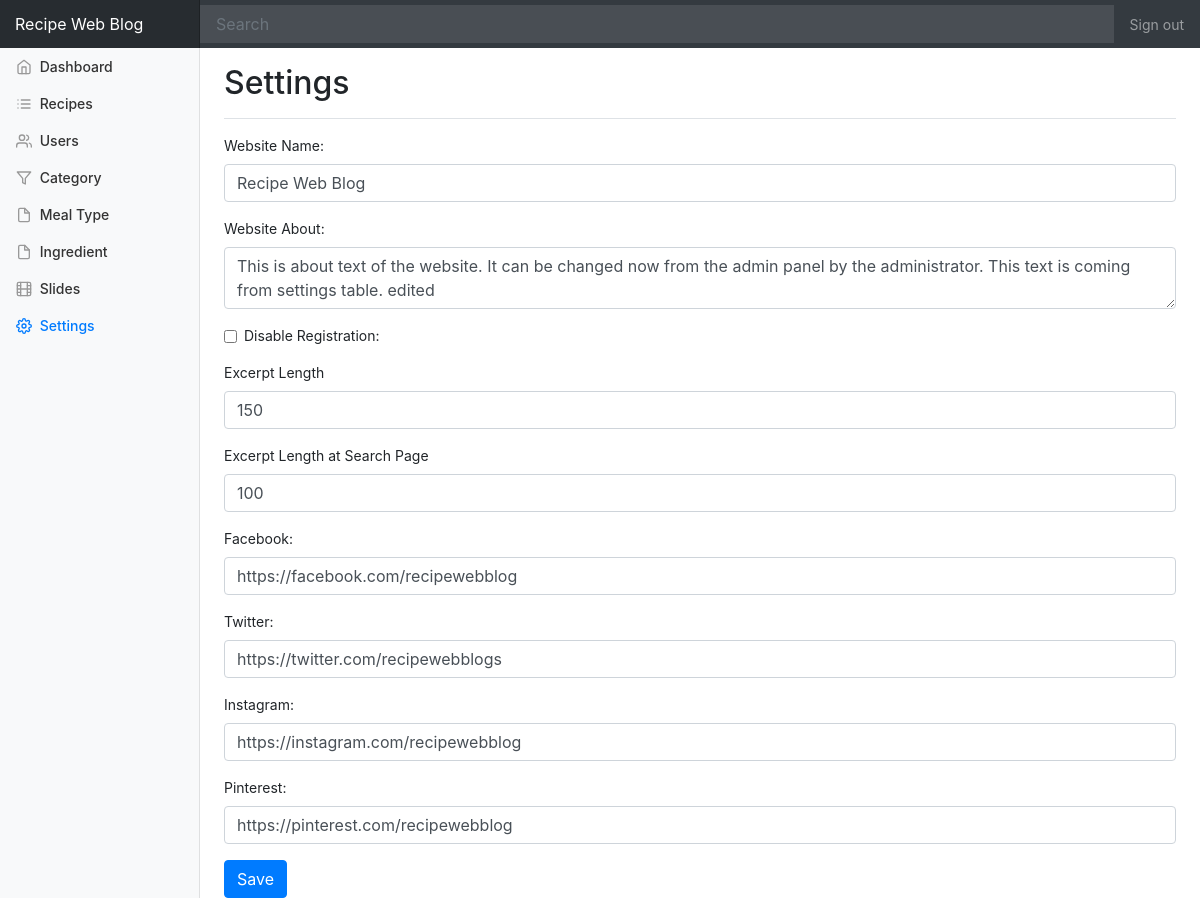
The app's page /dashboard/settings.php (signed in) with its own data.
### tables this page shows
CREATE TABLE `settings` (
  `id` int(10) UNSIGNED NOT NULL,
  `name` varchar(32) NOT NULL,
  `value` varchar(400) NOT NULL,
  `last_changed` timestamp NOT NULL DEFAULT CURRENT_TIMESTAMP
);

### includes/functions.php (called while the page is built, shortened)
<?php
function get_setting($name) {
  $table_name = 'settings';
  $db = (new Database())->getConnection();
  $stmt = $db->prepare('SELECT value FROM '. $table_name .' WHERE name = "'.$name.'" LIMIT 1');
  $stmt->execute();
  if($stmt->rowCount() > 0) {
    return $stmt->fetch()[0];
  } else {
    return null;
  }
}

### dashboard/settings.php (the view, shortened to what this page needs)
<?php
    $page_title = 'Settings';
?>
<?php include_once 'partials/header.php'; ?>
<div class="d-flex justify-content-between flex-wrap flex-md-nowrap align-items-center pb-2 mb-3 border-bottom">
    <h1 class="h2"><?php echo isset($page_title)? ucfirst($page_title): 'Dashboard'; ?></h1>
    </div>
    <div class="content">
          <div class="form">
            <form method="POST">
              <div class="form-group">
                <label for="st_websitename">Website Name:</label>
                <input type="text" name="website_name" class="form-control" value="<?php echo get_setting('website_name');?>" id="st_websitename">
              </div>
              <div class="form-group">
                <label for="st_about">Website About:</label>
                <textarea name="website_about" class="form-control" id="st_about"><?php echo get_setting('website_about');?> </textarea>
              </div>
              <div class="form-group form-check">
                <label class="form-check-label" for="disable-reg">
                  <input type="checkbox" class="form-check-input" name="disable_registration" id="disable-reg" <?php echo get_setting('disable_registration')==='on'? 'checked':''?> > Disable Registration:</label>
              </div>
              <div class="form-group">
                <label for="st_excerpt">Excerpt Length</label>
                <input type="text" name="excerpt_length" class="form-control" value="<?php echo get_setting('excerpt_length');?>" id="st_excerpt">
              </div>
              <div class="form-group">
                <label for="st_excerpt_search">Excerpt Length at Search Page</label>
                <input type="text" name="excerpt_length_search" class="form-control" value="<?php echo get_setting('excerpt_length_search');?>" id="st_excerpt_search">
              </div>
              <div class="form-group">
                <label for="st_fblink">Facebook:</label>
                <input type="text" name="facebook_link" class="form-control" value="<?php echo get_setting('facebook_link');?>" id="st_fblink">
              </div>
              <div class="form-group">
                <label for="st_twitter">Twitter:</label>
                <input type="text" name="twitter_link" class="form-control" value="<?php echo get_setting('twitter_link');?>" id="st_twitter">
              </div>
              <div class="form-group">
                <label for="st_insta">Instagram:</label>
                <input type="text" name="instagram_link" class="form-control" value="<?php echo get_setting('instagram_link');?>" id="st_insta">
              </div>
              <div class="form-group">
                <label for="st_pint">Pinterest:</label>
                <input type="text" name="pinterest_link" class="form-control" value="<?php echo get_setting('pinterest_link');?>" id="st_pint">
              </div>
              <button type="submit" class="btn btn-primary">Save</button>
            </form>
          </div>
        </div>
<?php include_once 'partials/footer.php';

### dashboard/partials/header.php (shortened to what this page needs)
<?php
  $website_name = get_setting('website_name');
?>
<!doctype html>
<html lang="en">
  <head>
    <link rel="stylesheet" href="../css/bootstrap.min.css" media="all" />
    <link href="../css/dashboard.css" rel="stylesheet">
  </head>
  <body>
    <nav class="navbar navbar-dark sticky-top bg-dark flex-md-nowrap p-0">
      <a class="navbar-brand col-sm-3 col-md-2 mr-0" href="../index.php"><?php echo $website_name? $website_name : get_config('app', 'name'); ?></a>
      <input class="form-control form-control-dark w-100" type="text" placeholder="Search" aria-label="Search">
      <ul class="navbar-nav px-3">
        <li class="nav-item text-nowrap">
          <a class="nav-link" href="../logout.php">Sign out</a>
        </li>
      </ul>
    </nav>
    <div class="container-fluid">
      <div class="row">
        <nav class="col-md-2 d-none d-md-block bg-light sidebar">
          <div class="sidebar-fixed pt-5">
            <ul class="nav flex-column">
              <li class="nav-item">
                <a class="nav-link <?php echo isset($page_title) && $page_title === 'Dashboard'? 'active':'';?>" href="index.php">
                  <span data-feather="home"></span>
                  Dashboard <?php echo isset($page_title) && $page_title === 'Dashboard'? '<span class="sr-only">(current)</span>':'';?>
                </a>
              </li>
              <li class="nav-item">
                <a class="nav-link <?php echo isset($page_title) && $page_title === 'Recipes'? 'active':'';?>" href="recipes.php">
                  <span data-feather="list"></span>
                  Recipes <?php echo isset($page_title) && $page_title === 'Recipes'? '<span class="sr-only">(current)</span>':'';?>
                </a>
              </li>
              <li class="nav-item">
                <a class="nav-link <?php echo isset($page_title) && $page_title === 'Users'? 'active':'';?>" href="users.php">
                  <span data-feather="users"></span>
                  Users <?php echo isset($page_title) && $page_title === 'Users'? '<span class="sr-only">(current)</span>':'';?>
                </a>
              </li>
              <li class="nav-item">
                <a class="nav-link <?php echo isset($page_title) && $page_title === 'Category'? 'active':'';?>" href="category.php">
                  <span data-feather="filter"></span>
                  Category <?php echo isset($page_title) && $page_title === 'Category'? '<span class="sr-only">(current)</span>':'';?>
                </a>
              </li>
              <li class="nav-item">
                <a class="nav-link <?php echo isset($page_title) && $page_title === 'Meal Type'? 'active':'';?>" href="meal_type.php">
                  <span data-feather="file"></span>
                  Meal Type <?php echo isset($page_title) && $page_title === 'Meal Type'? '<span class="sr-only">(current)</span>':'';?>
                </a>
              </li>
              <li class="nav-item">
                <a class="nav-link <?php echo isset($page_title) && $page_title === 'Ingredient'? 'active':'';?>" href="ingredient.php">
                  <span data-feather="file"></span>
                  Ingredient <?php echo isset($page_title) && $page_title === 'Ingredient'? '<span class="sr-only">(current)</span>':'';?>
                </a>
              </li>
              <li class="nav-item dropdown">
                <a class="nav-link <?php echo isset($page_title) && $page_title === 'Slides'? 'active':'';?>" href="slides.php" >
                  <span data-feather="film"></span>
                  Slides <?php echo isset($page_title) && $page_title === 'Slides'? '<span class="sr-only">(current)</span>':'';?>
                </a>
              </li>
              <li class="nav-item">
                <a class="nav-link <?php echo isset($page_title) && $page_title === 'Settings'? 'active':'';?>" href="settings.php">
                  <span data-feather="settings"></span>
                  Settings <?php echo isset($page_title) && $page_title === 'Settings'? '<span class="sr-only">(current)</span>':'';?>
                </a>
              </li>
            </ul>
          </div>
        </nav>
        <main role="main" class="col-md-9 ml-sm-auto col-lg-10 pt-3 px-4">

### css/dashboard.css (style rules this page uses)
body { font-size: .875rem; }
.feather { width: 16px; height: 16px; vertical-align: text-bottom; }
.sidebar { position: fixed; top: 0; bottom: 0; left: 0; z-index: 100; padding: 0; box-shadow: inset -1px 0 0 rgba(0, 0, 0, .1); }
.sidebar .nav-link { font-weight: 500; color: #333; }
.sidebar .nav-link .feather { margin-right: 4px; color: #999; }
.sidebar .nav-link.active { color: #007bff; }
.sidebar .nav-link:hover .feather, .sidebar .nav-link.active .feather { color: inherit; }
.navbar-brand { padding-top: .75rem; padding-bottom: .75rem; font-size: 1rem; background-color: rgba(0, 0, 0, .25); box-shadow: inset -1px 0 0 rgba(0, 0, 0, .25); }
.navbar .form-control { padding: .75rem 1rem; border-width: 0; border-radius: 0; }
.form-control-dark { color: #fff; background-color: rgba(255, 255, 255, .1); border-color: rgba(255, 255, 255, .1); }
.border-bottom { border-bottom: 1px solid #e5e5e5; }

### records on screen
settings: value "Recipe Web Blog", website_name "Recipe Web Blog"
settings: website_about "This is about text of the website. It can be changed now from the admin panel by the administrator. This text is coming from settings table. edited"
settings: excerpt_length "150"
settings: excerpt_length_search "100"
settings: facebook_link "https://facebook.com/recipewebblog"
settings: twitter_link "https://twitter.com/recipewebblogs"
settings: instagram_link "https://instagram.com/recipewebblog"
settings: pinterest_link "https://pinterest.com/recipewebblog"

### other values on screen
$page_title "Settings"
